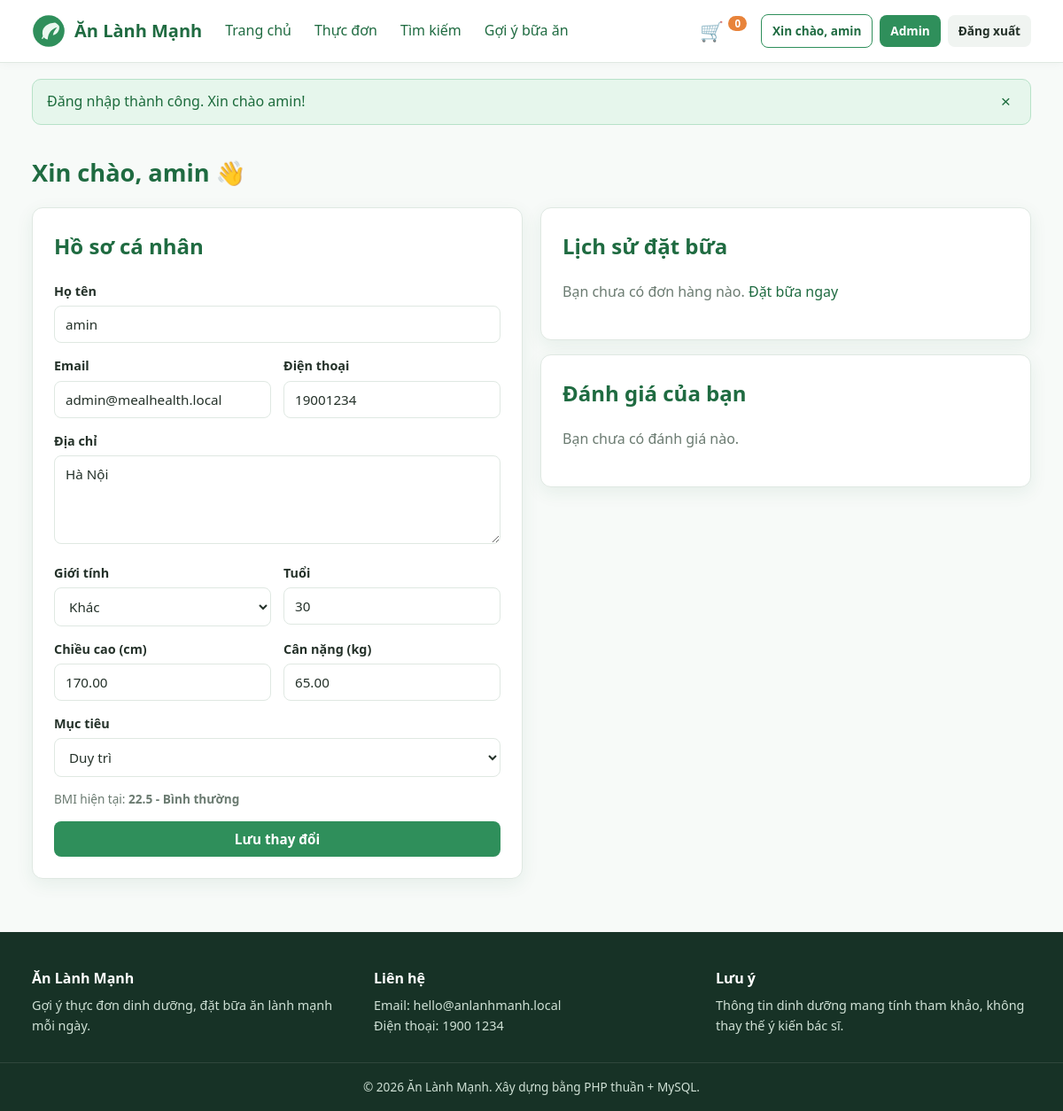
The app's page /taikhoan.php (signed in), older data.
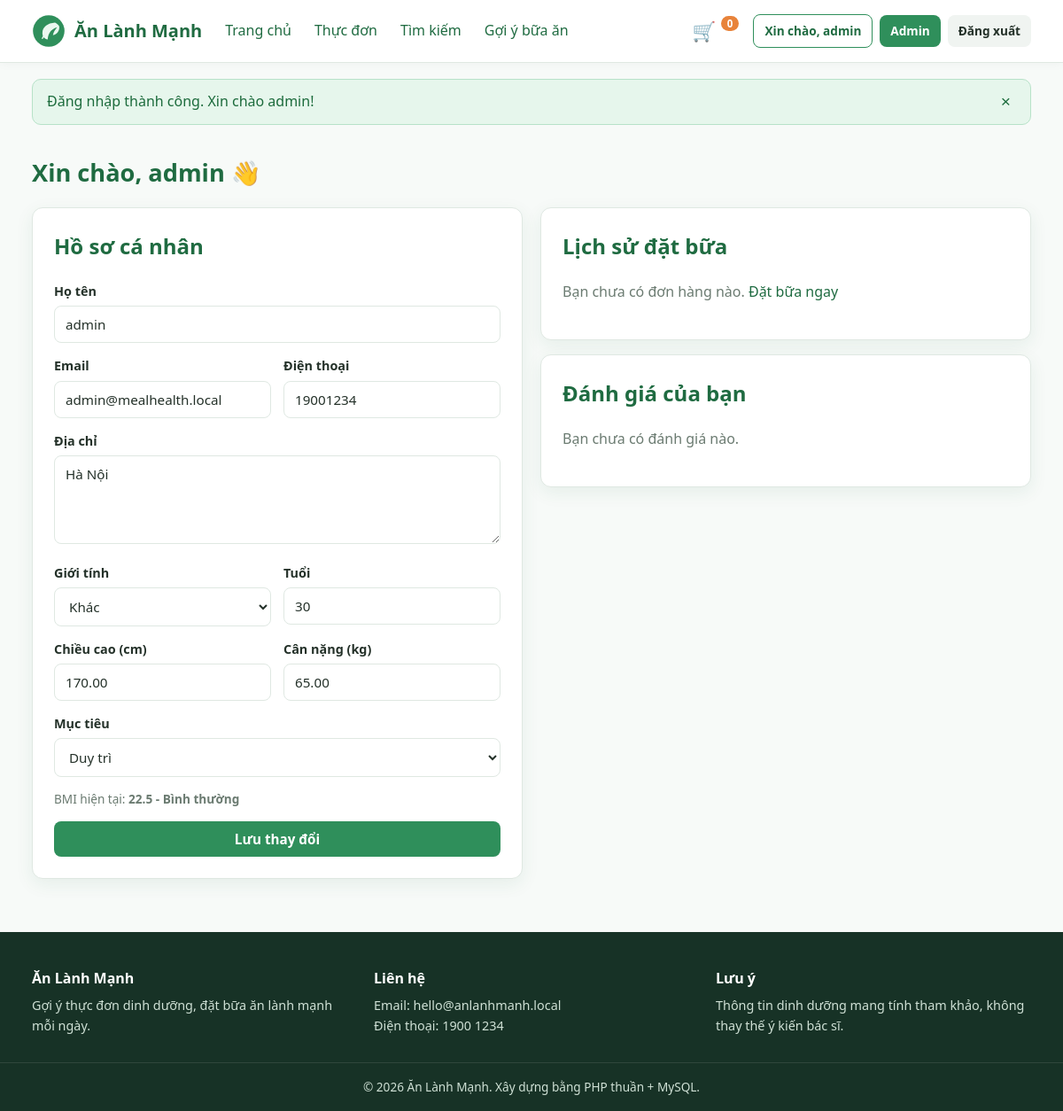
The same page, newer data.
### tables this page shows
CREATE TABLE nguoi_dung (
    id INT AUTO_INCREMENT PRIMARY KEY,
    ho_ten VARCHAR(150) NOT NULL,
    email VARCHAR(150) NOT NULL UNIQUE,
    mat_khau VARCHAR(255) NOT NULL,
    gioi_tinh ENUM('nam','nu','khac') NOT NULL DEFAULT 'khac',
    tuoi INT NOT NULL DEFAULT 25,
    chieu_cao DECIMAL(5,2) NOT NULL DEFAULT 165.00,
    can_nang DECIMAL(5,2) NOT NULL DEFAULT 60.00,
    muc_do_hoat_dong ENUM('thap','trung_binh','cao') NOT NULL DEFAULT 'trung_binh',
    muc_tieu ENUM('giam_can','tang_can','duy_tri') NOT NULL DEFAULT 'duy_tri',
    dien_thoai VARCHAR(20) DEFAULT NULL,
    dia_chi TEXT,
    vai_tro ENUM('user','admin') NOT NULL DEFAULT 'user',
    trang_thai TINYINT(1) NOT NULL DEFAULT 1,
    created_at TIMESTAMP DEFAULT CURRENT_TIMESTAMP
);

### includes/auth.php (called while the page is built, shortened)
<?php
function is_logged_in(): bool
{
    return isset($_SESSION['user_id']);
}
function is_admin(): bool
{
    return is_logged_in() && ($_SESSION['vai_tro'] ?? '') === 'admin';
}
function current_user(): ?array
{
    global $pdo;
    static $cached = null;
    if ($cached === null) {
        $stmt = $pdo->prepare('SELECT * FROM nguoi_dung WHERE id = ?');
        $stmt->execute([$_SESSION['user_id']]);
        $cached = $stmt->fetch() ?: null;
    }
    return $cached;
}

### taikhoan.php (the view, shortened to what the changed rows need)
<?php
$user = current_user();
include __DIR__ . '/includes/header.php';
?>
<section>
    <div class="section-head"><h1>Xin chào, <?= e($user['ho_ten']) ?> 👋</h1></div>
    <div class="grid grid-2">
        <div class="panel">
            <h2 style="margin-top:0;color:var(--green-dark)">Hồ sơ cá nhân</h2>
            <form method="post" action="taikhoan.php">
                <div class="form-group">
                    <label for="ho_ten">Họ tên</label>
                    <input type="text" id="ho_ten" name="ho_ten" value="<?= e($user['ho_ten']) ?>" required>
                </div>
                <div class="form-row">
                    <div class="form-group">
                        <label for="email">Email</label>
                        <input type="email" value="<?= e($user['email']) ?>" disabled>
                    </div>
                    <div class="form-group">
                        <label for="dien_thoai">Điện thoại</label>
                        <input type="text" id="dien_thoai" name="dien_thoai" value="<?= e($user['dien_thoai'] ?? '') ?>">
                    </div>
                </div>
                <div class="form-group">
                    <label for="dia_chi">Địa chỉ</label>
                    <textarea id="dia_chi" name="dia_chi"><?= e($user['dia_chi'] ?? '') ?></textarea>
                </div>
                <div class="form-row">
                    <div class="form-group">
                        <label for="gioi_tinh">Giới tính</label>
                        <select name="gioi_tinh" id="gioi_tinh">
                            <option value="khac" <?= $user['gioi_tinh']==='khac'?'selected':'' ?>>Khác</option>
                        </select>
                    </div>
                    <div class="form-group">
                        <label for="tuoi">Tuổi</label>
                        <input type="number" id="tuoi" name="tuoi" value="<?= e($user['tuoi']) ?>">
                    </div>
                </div>
                <div class="form-row">
                    <div class="form-group">
                        <label for="chieu_cao">Chiều cao (cm)</label>
                        <input type="number" step="0.1" id="chieu_cao" name="chieu_cao" value="<?= e($user['chieu_cao']) ?>">
                    </div>
                    <div class="form-group">
                        <label for="can_nang">Cân nặng (kg)</label>
                        <input type="number" step="0.1" id="can_nang" name="can_nang" value="<?= e($user['can_nang']) ?>">
                    </div>
                </div>
                <div class="form-group">
                    <label for="muc_tieu">Mục tiêu</label>
                    <select name="muc_tieu" id="muc_tieu">
                        <option value="duy_tri" <?= $user['muc_tieu']==='duy_tri'?'selected':'' ?>>Duy trì</option>
                    </select>
                </div>
                <?php
                $bmi = bmi((float)$user['chieu_cao'], (float)$user['can_nang']);
                ?>
                <p class="hint">BMI hiện tại: <strong><?= e($bmi) ?> - <?= e(bmi_label($bmi)) ?></strong></p>
            </form>
        </div>
        <div>
            <div class="panel">
                <h2 style="margin-top:0;color:var(--green-dark)">Lịch sử đặt bữa</h2>
            </div>
            <div class="panel" style="margin-top:16px">
                <h2 style="margin-top:0;color:var(--green-dark)">Đánh giá của bạn</h2>
            </div>
        </div>
    </div>
</section>
<?php include __DIR__ . '/includes/footer.php'; ?>

### includes/header.php (shortened to what the changed rows need)
<?php
require_once __DIR__ . '/auth.php';
require_once __DIR__ . '/functions.php';
?>
<!DOCTYPE html>
<html lang="vi">
<head>
    <link rel="stylesheet" href="css/style.css">
</head>
<body>
<header class="site-header">
    <div class="header-inner">
        <div class="header-actions">
            <?php if (is_logged_in()): ?>
            <a class="cart-link" href="giohang.php" aria-label="Giỏ hàng">
                🛒 <span class="cart-count"><?= cart_count() ?></span>
            </a>
            <a href="taikhoan.php" class="btn btn-sm btn-outline">Xin chào, <?= e($_SESSION['ho_ten'] ?? 'bạn') ?></a>
            <?php if (is_admin()): ?>
                <a href="admin/index.php" class="btn btn-sm btn-primary">Admin</a>
            <?php endif; ?>
            <a href="logout.php" class="btn btn-sm btn-ghost">Đăng xuất</a>
            <?php endif; ?>
        </div>
    </div>
</header>
<main class="container">
    <?= flash_html() ?>

### includes/functions.php (shortened to what the changed rows need)
<?php
function e($value): string
{
    return htmlspecialchars((string)$value, ENT_QUOTES, 'UTF-8');
}
function flash_html(): string
{
    if (empty($_SESSION['flash'])) {
        return '';
    }
    $f = $_SESSION['flash'];
    return '<div class="alert alert-' . e($f['type']) . '" role="alert">'
        . e($f['message'])
        . '<button type="button" class="alert-close" aria-label="Đóng">&times;</button>'
        . '</div>';
}
function cart_count(): int
{
    if (empty($_SESSION['cart'])) {
        return 0;
    }
    $total = 0;
    return $total;
}
function bmi(float $heightCm, float $weightKg): float
{
    $m = $heightCm / 100;
    return $m > 0 ? round($weightKg / ($m * $m), 1) : 0;
}
function bmi_label(float $bmi): string
{
    if ($bmi < 24)   return 'Bình thường';
    return 'Béo phì';
}

Row changes from the older to the newer data that the page shows:
changed nguoi_dung "Bình thường": ho_ten "amin" → "admin"
Text that changed along with them:
$_SESSION['ho_ten']: "amin" → "admin"
$f['message']: "Đăng nhập thành công. Xin chào amin!" → "Đăng nhập thành công. Xin chào admin!"
